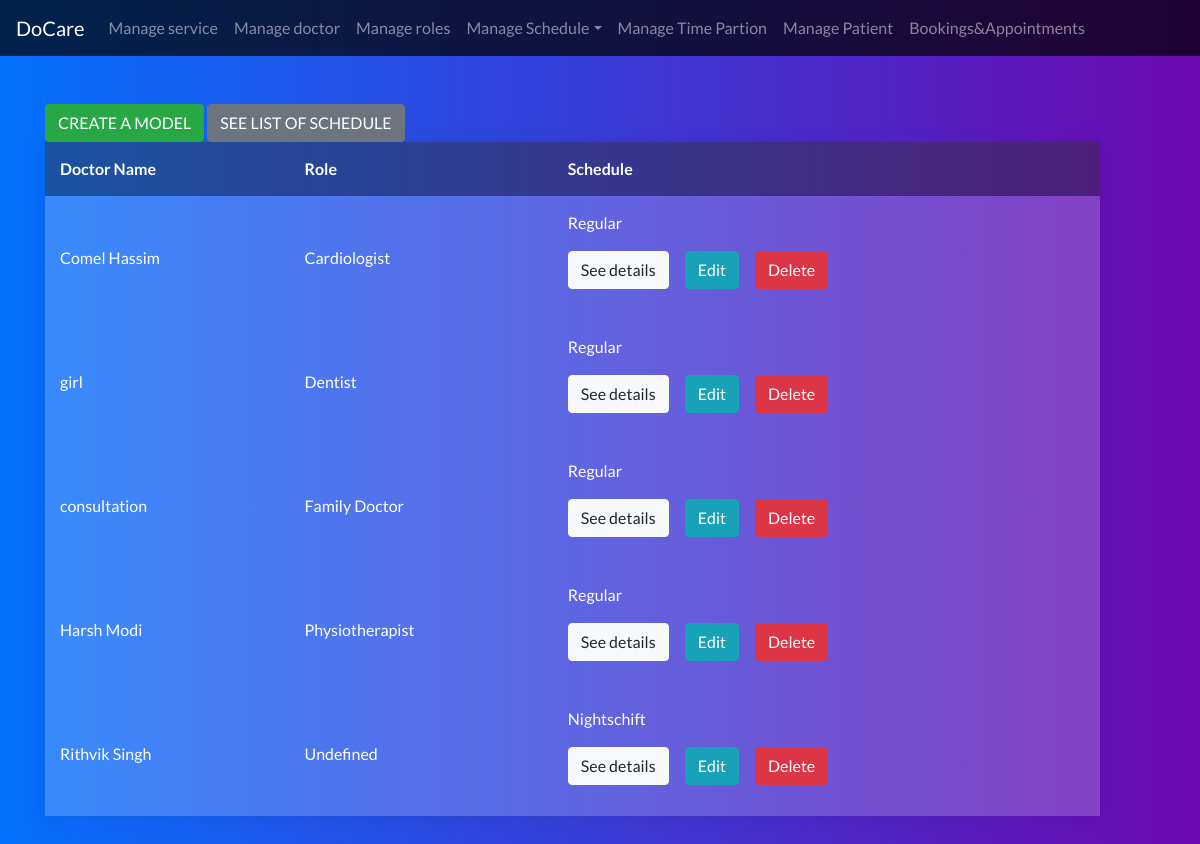
Screenshot of /admin/scheduleManager.php (signed in) with the database file from the repository.
### tables this page shows
CREATE TABLE `schedule_map` (
  `id` int NOT NULL,
  `doctorId` int NOT NULL,
  `schedule_name` varchar(128) NOT NULL
);

CREATE TABLE `doctor` (
  `id` int NOT NULL,
  `name` varchar(128) NOT NULL,
  `gender` char(1) NOT NULL,
  `profileImage` varchar(256) DEFAULT '0',
  `phone` varchar(15) DEFAULT NULL,
  `email` varchar(128) NOT NULL,
  `username` varchar(256) DEFAULT NULL,
  `password` varchar(256) NOT NULL
);

CREATE TABLE `role` (
  `id` int NOT NULL,
  `name` varchar(128) NOT NULL,
  `service` text NOT NULL
);

### includes/autoloader.include.php (called while the page is built, shortened)
<?php
function autoloader($class)
{
$url=$_SERVER['HTTP_HOST'].$_SERVER['REQUEST_URI'];
if(strpos($url,'includes')!==false)
{
	$path='../../classes/';
}
else
{
	$path='../classes/';
	$extension='.class.php';
}
$fullpath = $path.$class.$extension;
}

### classes/dbAccess.class.php (called while the page is built)
<?php
class DbAccess{
	private $host = "localhost";
	private $user = "root";
	private $pwd = "test1234";
	private $dbname = "docare";
	protected function connect()
	{
		try{
		$dsn = 'mysql:host='.$this->host.';dbname='.$this->dbname;
		$pdo = new PDO($dsn,$this->user,$this->pwd);
		$pdo->setAttribute(PDO::ATTR_ERRMODE, PDO::ERRMODE_EXCEPTION);
		$pdo->setAttribute(PDO::ATTR_DEFAULT_FETCH_MODE, PDO::FETCH_ASSOC);
		return $pdo;
		}
		catch(PDOException $e){
			error_log("Database connection error:".$e->getMessage(), 0);
			die("Database connection error:".$e->getMessage());
		}
	}
}

### classes/scheduler.class.php (called while the page is built, shortened)
<?php
class Scheduler extends DbAccess
{
	private $pdo;
	public function __construct()
	{
		$this->pdo=$this->connect();
	}
	public function getScheduleNames()
	{
		$sql='SELECT * FROM model_list';
		$stmt=$this->pdo->prepare($sql);
		$stmt->execute();
		$result=$stmt->fetchAll();
		if(empty($result))
		{
			return false;
		}else{
			return $result;
		}
	}
	public function displayScheduleList()
	{
		$scheduleList=$this->getScheduleNames();
		$select="";
		if($scheduleList===false)
		{
			return false;
		}else{
			foreach ($scheduleList as $schedule) {
	          $select.='<option value="'.$schedule['name'].'">'.ucwords($schedule['name'])."</option>";
	      	}
          return $select;
		}
	}
	public function showScheduleMapping()
	{
		$sql=<<<l
		SELECT doctor.id,name,schedule_name FROM doctor LEFT JOIN schedule_map ON doctor.id = schedule_map.doctorId
		l;
		$stmt=$this->pdo->prepare($sql);
		$stmt->execute();
		$result=$stmt->fetchAll();
		if(empty($result))
		{
			return false;
		}else{
			return $result;
		}
	}
}

### classes/role.class.php (called while the page is built, shortened)
<?php
class Role extends DbAccess
{
	private $table,$pdo,$service,$name;
	public function __construct()
	{
		$this->pdo=$this->connect();
	}
	public function getUserRole($did)
	{
		$sql=<<<l
		SELECT role.name FROM role_map INNER JOIN role ON role_map.roleId =  role.id WHERE role_map.doctorId=:id
		l;
		$stmt=$this->pdo->prepare($sql);
		$stmt->execute(array(':id' => $did));
		$rows=$stmt->fetch();
		if(empty($rows))
		{
			$result="undefined";
		}else{
			$result=$rows['name'];
		}
		return $result;
	}
}

### admin/scheduleManager.php (the view, shortened to what this page needs)
<?php
include_once "../includes/autoloader.include.php";
$scheduler=new Scheduler();
$role=new Role();
?>
<!DOCTYPE html>
<html>
<head>
	<?php include "header.php"; ?>
</head>
<body>
<div class="container pt-5 pb-5">
<a href="scheduleModel.php" class="btn btn-success">CREATE A MODEL </a>
<a href="ScheduleList.php" class="btn btn-secondary">SEE LIST OF SCHEDULE </a>
<table id="serv">
    <thead>
	<th>Doctor Name</th><th>Role</th><th>Schedule</th>
        </thead>
          <?php $s=$scheduler->displayScheduleList();
          echo ($s!==false)?$s:'No Model Available!';
          ?>
	<?php
	$map=$scheduler->showScheduleMapping();
	if($map===false){
		echo "<p>No record for mapping found<p>";
	}else{
		foreach ($map as $row) {
			echo '<tr>';
			echo "<td>".$row['name']."</td>";
			echo "<td>".ucwords($role->getUserRole($row['id']))."</td>";
			$s=$row['schedule_name']!==null?'<p class="schedulename">'.ucfirst($row['schedule_name']).'<p><a class="btn btn-light mr-3"  href="scheduleList.php?s='.$row['schedule_name'].'">See details</a><a class="btn btn-info mr-3 edit" href="#">Edit</a><a href="#" class="delete btn btn-danger">Delete</a>':'<p>Not Specified</p><a href="#" class="edit">Add</a>';
			echo '<td class="s-name">'.$s."</td>";
			echo "</tr>";
		}
	}
	 ?>
</table>
    </div>
</body>
</html>

### css/admin.css (style rules this page uses)
body { font-family: 'Lato' !important; background: linear-gradient(to right,rgb(4, 113, 255),rgb(109, 8, 177)) !important; box-sizing: border-box !important; color: white; }
*, *:before, *:after { -webkit-box-sizing: border-box; -moz-box-sizing: border-box; box-sizing: border-box; }
table { width: 95%; border-collapse: collapse; overflow: hidden; box-shadow: 0 0 20px rgba(0, 0, 0, 0.1); }
th, td { padding: 15px; background-color: rgba(255, 255, 255, 0.2); color: #fff; }
th { text-align: left; }
thead th { background: rgba(50, 50, 50, 0.45); }
tbody td { position: relative; }

### rows the page displays
schedule_map: doctorId.name "Comel Hassim", doctorId.name "Cardiologist", schedule_name "Regular"
schedule_map: doctorId.name "girl", doctorId.name "Dentist", schedule_name "Regular"
schedule_map: doctorId.name "consultation", doctorId.name "Family Doctor", schedule_name "Regular"
schedule_map: doctorId.name "Harsh Modi", doctorId.name "Physiotherapist", schedule_name "Regular"
schedule_map: doctorId.name "Rithvik Singh", UserRole "Undefined", schedule_name "Nightschift"
